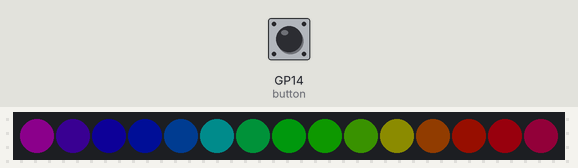
Recording of a program running on a simulated Raspberry Pi Pico running MicroPython. Shown: 15 RGB LEDs in strip order, left to right. Inputs (shaded band) come from the test bench; at power-on: GP14 (button) HIGH. Dim RGB values are drawn brighter than linear.

Above: at 2.2 s.
2.3 s: GP14 (button) pulled LOW for 0.15 s
At 3.4 s:
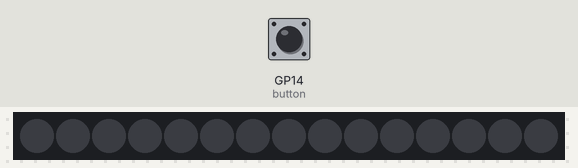
3.9 s: GP14 (button) pulled LOW for 1 s
At 4.05 s:
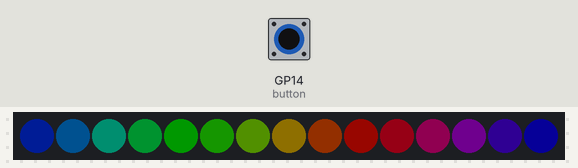
5.5 s: GP14 (button) pulled LOW for 3.2 s
At 5.8 s:
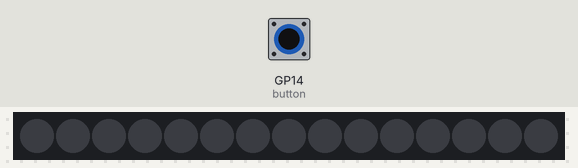
10.2 s: GP14 (button) pulled LOW for 0.15 s
At 10.35 s:
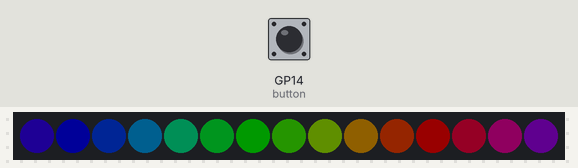
Timing chart, 0 to 11.9 s (numbered marks = the images above; inputs shaded):
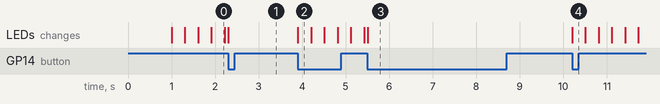

Measured:
- after the input at 2.3 s, the LEDs: change at once (image 1)
- after the input at 3.9 s, the LEDs: change at once (image 2)
- after the input at 5.5 s, the LEDs: change at once (image 3)
- after the input at 10.2 s, the LEDs: change at once (image 4)

The program:

main.py
```python
# Rainbow NeoPixel strip with a push-button on/off toggle
# Save this ON THE BOARD as main.py so it starts by itself when powered up.

from machine import Pin
from neopixel import NeoPixel
import time

# LED details
GPIOnumber = 2
LEDcount = 15

# Button: one leg to GP14 (physical pin 19), the other to GND (physical pin 18)
BUTTON_GPIO = 14
DEBOUNCE_MS = 200

strand = NeoPixel(Pin(GPIOnumber), LEDcount)
button = Pin(BUTTON_GPIO, Pin.IN, Pin.PULL_UP)  # reads 1 normally, 0 when pressed

# Brightness factor (0.0 to 1.0, where 1.0 is full brightness)
brightness = 0.1


def scale_brightness(color, factor):
    """Scale RGB color values by a brightness factor."""
    return tuple(int(c * factor) for c in color)


def wheel(pos):
    """Generate rainbow colors across 0-255 positions."""
    if pos < 85:
        return (pos * 3, 255 - pos * 3, 0)
    elif pos < 170:
        pos -= 85
        return (255 - pos * 3, 0, pos * 3)
    else:
        pos -= 170
        return (0, pos * 3, 255 - pos * 3)


# Button handling: returns True once per click, ignoring contact bounce
last_state = 1
last_press = 0


def button_clicked():
    global last_state, last_press
    state = button.value()
    clicked = False
    if state == 0 and last_state == 1:
        now = time.ticks_ms()
        if time.ticks_diff(now, last_press) > DEBOUNCE_MS:
            clicked = True
            last_press = now
    last_state = state
    return clicked


def all_off():
    strand.fill((0, 0, 0))
    strand.write()


# Start with everything off, then begin in the "on" state
all_off()
time.sleep(1)

running = True
j = 0  # position in the rainbow cycle; kept while off so it resumes smoothly

while True:
    if button_clicked():
        running = not running
        if not running:
            all_off()

    if running:
        for i in range(LEDcount):
            pixel_index = (i * 256 // LEDcount + j) % 256
            strand[i] = scale_brightness(wheel(pixel_index), brightness)
        strand.write()
        j = (j + 1) % 256

    time.sleep(0.005)  # Reduce this value for faster changes
```
